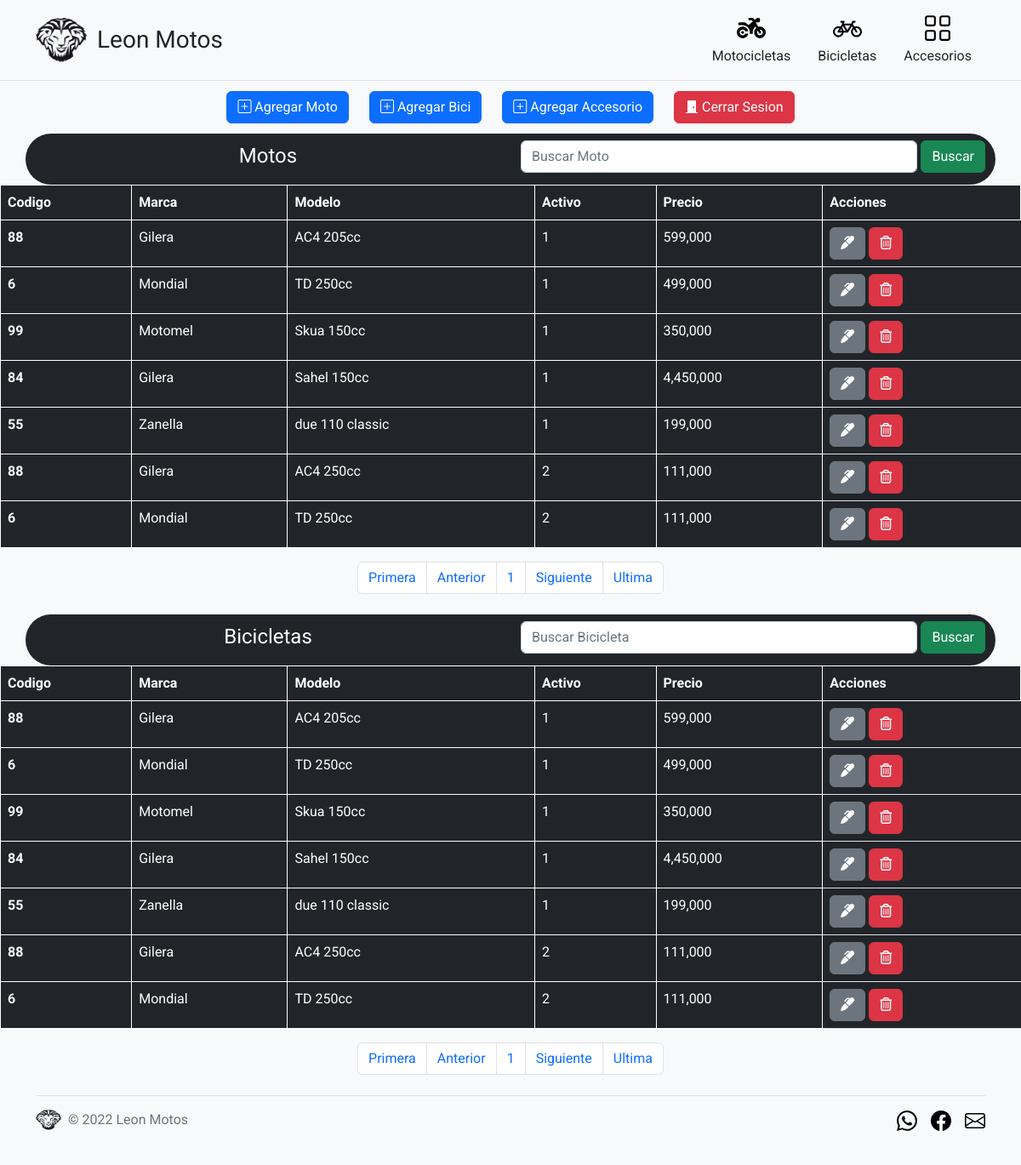
The app's page /includes/admin/admin.php (signed in) with its own data.
### tables this page shows
CREATE TABLE `moto` (
  `marca` varchar(260) NOT NULL,
  `modelo` varchar(250) NOT NULL,
  `precio` float NOT NULL,
  `descripcion` varchar(500) NOT NULL,
  `id` int(11) NOT NULL,
  `precioAnterior` float NOT NULL,
  `tipo` varchar(150) NOT NULL,
  `url` varchar(250) NOT NULL,
  `activo` int(11) NOT NULL DEFAULT 1,
  `busqueda` varchar(500) NOT NULL,
  `codigo` int(11) NOT NULL,
  `llantas` varchar(250) NOT NULL,
  `peso` double NOT NULL,
  `color` varchar(250) NOT NULL,
  `transmision` varchar(250) NOT NULL,
  `capacidadCombustible` float NOT NULL,
  `suspencionDelantera` varchar(250) NOT NULL,
  `suspencionTrasera` varchar(250) NOT NULL,
  `frenoDelantero` varchar(250) NOT NULL,
  `frenoTrasero` varchar(250) NOT NULL,
  `motor` varchar(250) NOT NULL,
  `alimentacion` varchar(250) NOT NULL,
  `refrigeracion` varchar(250) NOT NULL,
  `cilindrada` varchar(250) NOT NULL,
  `velocidadMaxima` varchar(250) NOT NULL
);

### includes/admin/admin.php (the view, shortened to what this page needs)
<?php
    require("../../con_db.php");
    if($_SESSION['ingresoAdmin'] == "Permitido"){
?>
<!DOCTYPE html>
<html lang="en">
<head>
    <link href="https://cdn.jsdelivr.net/npm/bootstrap@5.2.0-beta1/dist/css/bootstrap.min.css" rel="stylesheet">
    <link rel="stylesheet" href="../../style.css">
    <link rel="stylesheet" href="https://cdn.jsdelivr.net/npm/bootstrap-icons@1.9.1/font/bootstrap-icons.css">
</head>
<body>
    <header>
        <div class="px-3 py-2 border-bottom">
        <div class="container">
            <div class="d-flex flex-wrap align-items-center justify-content-center justify-content-lg-start">
            <a href="../../index.php" class="d-flex align-items-center my-2 my-lg-0 me-lg-auto text-white text-decoration-none">
                <img class="bi me-2" width="60" height="52" src="../../imagenes/logo/logo2.0.png" alt="Logo Leon Motos">
                <span class="ms-1 fs-3 text-dark">Leon Motos</span>
            </a>
            <ul class="nav col-12 col-lg-auto my-2 justify-content-center my-md-0 text-small">
                <li>
                <a href="#motos" class="nav-link text-dark">
                    <img class="bi d-block mx-auto mb-1" width="34" height="34" src="../../imagenes/logito/motorcycle-solid.svg" alt="Logo Moto">
                    Motocicletas
                </a>
                </li>
                <li>
                <a href="#bicis" class="nav-link text-dark">
                    <img class="bi d-block mx-auto mb-1" width="34" height="34" src="../../imagenes/logito/bicycle.svg" alt="Logo Moto">
                    Bicicletas
                </a>
                </li>
                <li>
                <a href="../../includes/productos/accesorio.php" class="nav-link text-dark">
                    <img class="bi d-block mx-auto mb-1" width="34" height="34" src="../../imagenes/logito/grid.svg" alt="Logo Moto">
                    Accesorios
                </a>
                </li>
            </ul>
            </div>
        </div>
        </div>
    </header>
    <div class="container w-75 my-2">
        <div class="row justify-content-center">
            <div class="col-auto">
                <a href="agregarProductos/agregarMoto.php" class="btn btn-primary my-1"><i class="bi bi-plus-square"></i> Agregar Moto</a>
            </div>
            <div class="col-auto">
                <a href="agregarProductos/agregarBici.php" class="btn btn-primary my-1"><i class="bi bi-plus-square"></i> Agregar Bici</a>
            </div>
            <div class="col-auto">
                <a href="agregarProductos/agregarAccesorio.php" class="btn btn-primary my-1"><i class="bi bi-plus-square"></i> Agregar Accesorio</a>
            </div>
            <div class="col-auto">
                <a href="cerrarSesion.php" class="btn btn-danger my-1"><i class="bi bi-door-closed-fill"></i> Cerrar Sesion</a>
            </div>
        </div>
    </div>
    <main>
        <div id="motos">
            <div class="container bg-dark rounded-5">
                <div class="row">
                    <div class="col m-auto">
                        <p class="text text-center text-white fs-4 pt-2">Motos</p>
                    </div>
                    <div class="col">
                        <form class="my-2 d-flex" role="search" method="GET" action="admin.php">
                            <input type="search" class="form-control" name="buscar" placeholder="Buscar Moto" aria-label="Search">
                            <button class="btn btn-success ms-1" type="submit">Buscar</button>
                        </form>
                    </div>
                </div>
            </div>
            <?php
            $queryMoto = $conex->query("SELECT * FROM moto");
            $mostrarMoto = '10';
            if(isset($_GET['pagina'])){
                $pagina = $_GET['pagina'];
            }else{
                $pagina = 1;
            }
            $empieza = ($pagina-1) * $mostrarMoto;
            if(isset($_GET['buscar'])){
                $consultaMoto = $conex->query("SELECT * FROM moto where busqueda like '%".$_GET['buscar']."%'");
            }else{
                $consultaMoto = $conex->query("SELECT * FROM moto LIMIT $empieza, $mostrarMoto"); }
            ?>
            <table class="table bg-dark">
                <thead>
                    <tr>
                    <th scope="col" class="text-white border border-white">Codigo</th>
                    <th scope="col" class="text-white border border-white">Marca</th>
                    <th scope="col" class="text-white border border-white">Modelo</th>
                    <th scope="col" class="text-white border border-white">Activo</th>
                    <th scope="col" class="text-white border border-white">Precio</th>
                    <th scope="col" class="text-white border border-white">Acciones</th>
                    </tr>
                </thead>
                <?php while($moto = mysqli_fetch_assoc($consultaMoto)){ ?>
                <tbody>
                    <tr>
                        <th class="text-white border border-white" scope="row"><?php echo $moto['codigo']; ?></th>
                        <td class="text-white border border-white"><?php echo $moto['marca']; ?></td>
                        <td class="text-white border border-white"><?php echo $moto['modelo']; ?></td>
                        <td class="text-white border border-white"><?php echo $moto['activo']; ?></td>
                        <td class="text-white border border-white"><?php echo number_format($moto['precio'], 3, ",", ",");?></td>
                        <td>
                            <a href="editarProductos/editarMoto.php?idMoto=<?php echo $moto['id'] ?>" class="btn btn-secondary"><i class="fas fa-marker"></i></a>
                            <a href="eliminarProducto/eliminarMoto.php?idMoto=<?php echo $moto['id'] ?>" class="btn btn-danger"><i class="far fa-trash-alt"></i></a>
                        </td>
                    </tr>
                </tbody>
                <?php } ?>
            </table>
            <?php
                $totalRegistros =@mysqli_num_rows($queryMoto);
                $totalPaginas = ceil($totalRegistros/$mostrarMoto);
            ?>
            <nav aria-label="Page navigation example d-flex flex-wrap justify-content-center">
            <ul class="pagination d-flex flex-wrap justify-content-center mt-2 mb-0">
                <li class="page-item"><a class="page-link" href="admin.php?pagina=<?php echo 1;?>">Primera</a></li>
                <li class="page-item"><a class="page-link" href="admin.php?pagina=<?php if($pagina <= 1){echo $totalPaginas;}else{echo ($pagina-1);} ?>">Anterior</a></li>
                <?php
                for($i=1; $i <= $totalPaginas; $i++){
                    ?> <li class="page-item"><a class="page-link" href="admin.php?pagina=<?php echo "$i";?>"><?php echo "$i" ?></a></li> <?php
                }
                ?>
                <li class="page-item"><a class="page-link" href="admin.php?pagina=<?php if($pagina >= $totalPaginas){echo 1;}else{echo ($pagina+1);} ?>">Siguiente</a></li>
                <li class="page-item"><a class="page-link" href="admin.php?pagina=<?php echo $totalPaginas; ?>">Ultima</a></li>
            </ul>
            </nav>
        </div>
        <div id="bicis" class="mt-4">
            <div class="container bg-dark rounded-5">
                <div class="row">
                    <div class="col m-auto">
                        <p class="text text-center text-white fs-4 pt-2">Bicicletas</p>
                    </div>
                    <div class="col">
                        <form class="my-2 d-flex" role="search" method="GET" action="admin.php">
                            <input type="search" class="form-control" name="buscar" placeholder="Buscar Bicicleta" aria-label="Search">
                            <button class="btn btn-success ms-1" type="submit">Buscar</button>
                        </form>
                    </div>
                </div>
            </div>
            <?php
            $queryMoto = $conex->query("SELECT * FROM moto");
            $mostrarMoto = '10';
            if(isset($_GET['pagina'])){
                $pagina = $_GET['pagina'];
            }else{
                $pagina = 1;
            }
            $empieza = ($pagina-1) * $mostrarMoto;
            if(isset($_GET['buscar'])){
                $consultaMoto = $conex->query("SELECT * FROM moto where busqueda like '%".$_GET['buscar']."%'");
            }else{
                $consultaMoto = $conex->query("SELECT * FROM moto LIMIT $empieza, $mostrarMoto"); }
            ?>
            <table class="table bg-dark">
                <thead>
                    <tr>
                    <th scope="col" class="text-white border border-white">Codigo</th>
                    <th scope="col" class="text-white border border-white">Marca</th>
                    <th scope="col" class="text-white border border-white">Modelo</th>
                    <th scope="col" class="text-white border border-white">Activo</th>
                    <th scope="col" class="text-white border border-white">Precio</th>
                    <th scope="col" class="text-white border border-white">Acciones</th>
                    </tr>
                </thead>
                <?php while($moto = mysqli_fetch_assoc($consultaMoto)){ ?>
                <tbody>
                    <tr>
                        <th class="text-white border border-white" scope="row"><?php echo $moto['codigo']; ?></th>
                        <td class="text-white border border-white"><?php echo $moto['marca']; ?></td>
                        <td class="text-white border border-white"><?php echo $moto['modelo']; ?></td>
                        <td class="text-white border border-white"><?php echo $moto['activo']; ?></td>
                        <td class="text-white border border-white"><?php echo number_format($moto['precio'], 3, ",", ",");?></td>
                        <td>
                            <a href="editarProductos/editarMoto.php?idMoto=<?php echo $moto['id'] ?>" class="btn btn-secondary"><i class="fas fa-marker"></i></a>
                            <a href="eliminarProducto/eliminarMoto.php?idMoto=<?php echo $moto['id'] ?>" class="btn btn-danger"><i class="far fa-trash-alt"></i></a>
                        </td>
                    </tr>
                </tbody>
                <?php } ?>
            </table>
            <?php
                $totalRegistros =@mysqli_num_rows($queryMoto);
                $totalPaginas = ceil($totalRegistros/$mostrarMoto);
            ?>
            <nav aria-label="Page navigation example d-flex flex-wrap justify-content-center">
            <ul class="pagination d-flex flex-wrap justify-content-center mt-2 mb-0">
                <li class="page-item"><a class="page-link" href="admin.php?pagina=<?php echo 1;?>">Primera</a></li>
                <li class="page-item"><a class="page-link" href="admin.php?pagina=<?php if($pagina <= 1){echo $totalPaginas;}else{echo ($pagina-1);} ?>">Anterior</a></li>
                <?php
                for($i=1; $i <= $totalPaginas; $i++){
                    ?> <li class="page-item"><a class="page-link" href="admin.php?pagina=<?php echo "$i";?>"><?php echo "$i" ?></a></li> <?php
                }
                ?>
                <li class="page-item"><a class="page-link" href="admin.php?pagina=<?php if($pagina >= $totalPaginas){echo 1;}else{echo ($pagina+1);} ?>">Siguiente</a></li>
                <li class="page-item"><a class="page-link" href="admin.php?pagina=<?php echo $totalPaginas; ?>">Ultima</a></li>
            </ul>
            </nav>
        </div>
    </main>
    <div class="container">
        <footer class="d-flex flex-wrap justify-content-between align-items-center py-3 my-4 border-top">
            <div class="col-md-4 d-flex align-items-center">
                <a href="../../index.php" class="mb-3 me-2 mb-md-0 text-muted text-decoration-none lh-1">
                    <img class="bi" width="30" height="24" src="../../imagenes/logo/logo2.0.png"  alt="Logo Leon Motos">
                </a>
                <span class="mb-3 mb-md-0 text-muted">&copy; 2022 Leon Motos</span>
            </div>
            <ul class="nav col-md-4 justify-content-end list-unstyled d-flex">
                <li class="ms-3"><a class="text-muted" href="https://wa.me/542615015652" target="_blank"><img class="bi" width="24" height="24" src="../../imagenes/logito/whatsapp.svg" alt="Logo whatsapp"></a></li>
                <li class="ms-3"><a class="text-muted" href="https://www.facebook.com/profile.php?id=100084474042634" target="_blank"><img class="bi" width="24" height="24" src="../../imagenes/logito/facebook.svg" alt="Logo Facebook"></a></li>
                <li class="ms-3"><a class="text-muted" href="mailto:sanjurjoalan77@gmail.com" target="_blank"><img class="bi" width="24" height="24" src="../../imagenes/logito/envelope.svg" alt="Logo Mail"></a></li>
            </ul>
        </footer>
    </div>
</body>
</html>
<?php
}else{
    header("location:../../index.php");
    exit;
} ?>

### style.css (style rules this page uses)
* { font-family: 'Roboto', sans-serif; }
html { scroll-behavior: smooth; }
body { background: #f8f9fa; }

### records on screen
moto: codigo "88", marca "Gilera", modelo "AC4 205cc", activo "1", precio "599,000"
moto: codigo "6", marca "Mondial", modelo "TD 250cc", activo "1", precio "499,000"
moto: codigo "99", marca "Motomel", modelo "Skua 150cc", activo "1", precio "350,000"
moto: codigo "84", marca "Gilera", modelo "Sahel 150cc", activo "1", precio "4,450,000"
moto: codigo "55", marca "Zanella", modelo "due 110 classic", activo "1", precio "199,000"
moto: codigo "88", marca "Gilera", modelo "AC4 250cc", activo "2", precio "111,000"
moto: codigo "6", marca "Mondial", modelo "TD 250cc", activo "2", precio "111,000"
